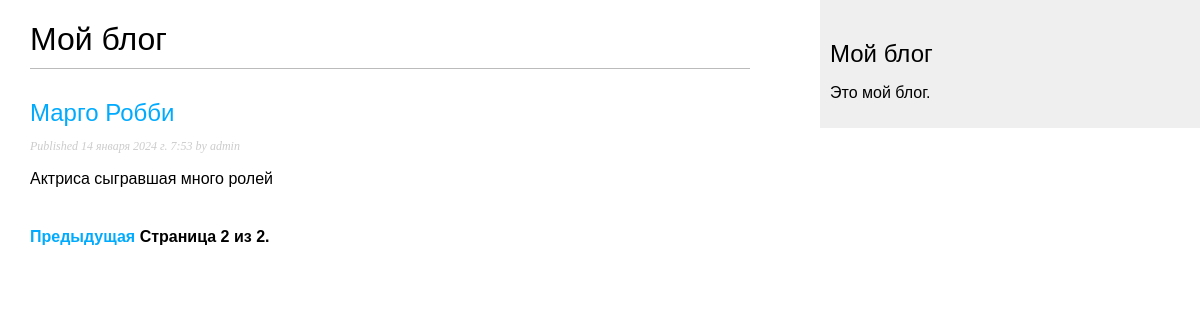
Screenshot of /blog/?page=2 with the database file from the repository.
### blog/models.py (models this page shows, shortened)
class Post(models.Model):
    class Status(models.TextChoices):  # вложенный перечисляемый класс для создания поля status
        DRAFT = 'DF', 'Draft'
        PUBLISHED = 'PB', 'Published'
    title = models.CharField(max_length=250)  # заголовок
    slug = models.SlugField(max_length=250, unique_for_date='publish')  # слаг уникальный для даты публикации
    author = models.ForeignKey(User, on_delete=models.CASCADE,
                               related_name='blog_posts')  # созданние связи с встроенной таблицей User один ко многим
    body = models.TextField()  # тело поста
    publish = models.DateTimeField(default=timezone.now)  # время публикации
    created = models.DateTimeField(auto_now_add=True)  # время создания
    updated = models.DateTimeField(auto_now=True)  # время изменения
    status = models.CharField(max_length=2, choices=Status.choices, default=Status.DRAFT)  # поле статус\
    objects = models.Manager()  # менеджер применямый по умолчанию
    published = PublishedManager()  # конкретно-прикладной менеджер
    class Meta:
        verbose_name = "Женщина"  # замена в админ-панели категории блога
        verbose_name_plural = "Женщины"  # множественное число категории
        ordering = ['-publish']
        indexes = [
            models.Index(fields=['-publish']),
        ]
    def get_absolute_url(self): #канонический url изменяем в соответсвии с представлением
        return reverse('blog:post_detail',
                       args=[self.publish.year,
                             self.publish.month,
                             self.publish.day,
                             self.slug])

### blog/views.py (the view)
# urls.py: path('', views.PostListViews.as_view(), name='post_list'), #путь если используем класс
class PostListViews(ListView):
    queryset = Post.published.all()  # queryset реализует конкретно-прикладной набор запросов
    context_object_name = 'posts'  # используется для результатов запроса, если не указано имя контекстного объекта
    paginate_by = 3  # задается постраничная разбивка результатов с возвратом трех объектов на страницу
    template_name = 'blog/post/list.html'  # прикладной шаблон используется для прорисовки страницы шаблоном template_name

### blog/templates/blog/post/list.html (shortened to what this page needs)
{% extends "blog/base.html" %}
{% block content %}
   <h1>Мой блог</h1>
   {% for post in posts %}
       <h2>
           <a href="{{ post.get_absolute_url }}">
               {{ post.title }}
           </a>
       </h2>
       <p class="date">
           Published {{ post.publish }} by {{ post.author }}
       </p>
       {{ post.body|truncatewords:30|linebreaks }}
   {% endfor %}
   {% include "pagination.html" with page=page_obj %}
{% endblock %}

### blog/static/css/blog.css (style rules this page uses)
body { margin:0; padding:0; font-family:helvetica, sans-serif; }
a { color:#00abff; text-decoration:none; }
h1 { font-weight:normal; border-bottom:1px solid #bbb; padding:0 0 10px 0; }
h2 { font-weight:normal; margin:30px 0 0; }
p.date { color:#ccc; font-family: georgia, serif; font-size: 12px; font-style: italic; }

### rows the page displays
Post: title "Марго Робби", publish "14 января 2024 г. 7:53", author "admin", body "Актриса сыгравшая много ролей"

### other values shown
{{ page.number }} "2"
{{ page.paginator.num_pages }} "2"
